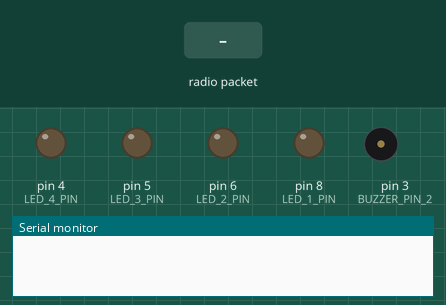
Simulated run of this sketch. Board: Arduino Uno, built with avr-gcc and run on an emulated ATmega328P. On the bench: output pins drawn as LEDs (lit = HIGH), buzzer (waves = sounding), the last lines printed to the serial monitor. Dashed ring = blinking. Inputs (shaded band) come from the test bench. No radio packets arrive unless stated.

Above: at 1.2 s.
1.3 s: radio packet "1" arrives
At 1.42 s:
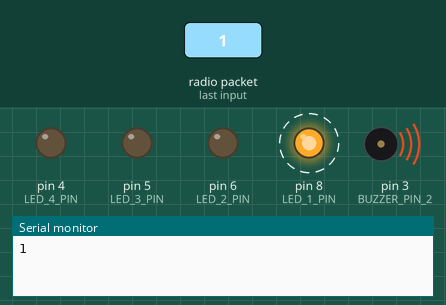
At 1.92 s:
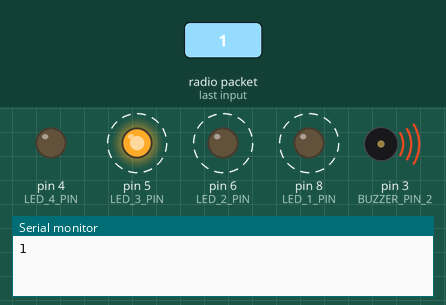
Timing chart, 0 to 10.3 s (numbered marks = the images above; inputs shaded):
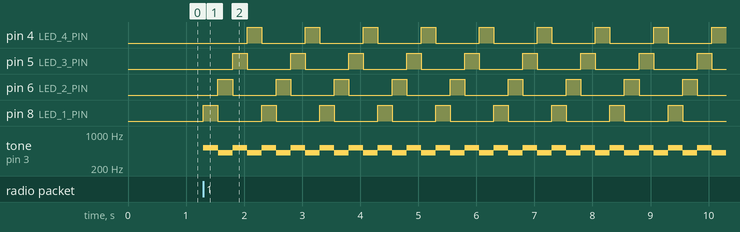

Measured:
- after the input at 1.3 s, pin 4 (LED_4_PIN): alternates HIGH for 0.25 s and LOW for 0.75 s, starting after 0.75 s; pin 5 (LED_3_PIN): alternates HIGH for 0.25 s and LOW for 0.75 s, starting after 0.50 s

The sketch:

WirelessAlarm.ino
```cpp
// Developed by Euan Monteclaro (NeonicPlasma), 2024
// St. Bernard's College 183z Team
// CRISiSLab Challenge 2024

// WIRELESS ALARM
// This code runs on the arduino that has a wireless signal sent to its alarm.
// Uses radiohead library and driver
// When it receives a signal, it activates four flashing lights.

#include <Wire.h>
#include <RH_ASK.h>
#include <SPI.h>

// Radiohead driver
RH_ASK rf_driver;

// Set buzzer pins
const int BUZZER_PIN_1 = 7;
const int BUZZER_PIN_2 = 3;

// Set LED pins
const int LED_1_PIN = 8;
const int LED_2_PIN = 6;
const int LED_3_PIN = 5;
const int LED_4_PIN = 4;

// Set frequency
const int FIRST_FREQUENCY = 523;
const int SECOND_FREQUENCY = 415;

// Set length variables
const int TICK_LENGTH = 250;
const int REPEATS = 10;

void setup() {
  // put your setup code here, to run once:
  rf_driver.init();
  Serial.begin(9600);

  // Set pin modes
  pinMode(LED_1_PIN, OUTPUT);
  pinMode(LED_2_PIN, OUTPUT);
  pinMode(LED_3_PIN, OUTPUT);
  pinMode(LED_4_PIN, OUTPUT);
  pinMode(BUZZER_PIN_1, OUTPUT);
  pinMode(BUZZER_PIN_2, OUTPUT);

}

void loop() {

  // put your main code here, to run repeatedly:
  uint8_t buf[8];
  uint8_t buflen = sizeof(buf);

  // Check to see if signal received on wireless receiver, if so activate alarm
  if (rf_driver.recv(buf, &buflen))
  {
    Serial.println((char*)buf);
    startAlarm();
  }

}

//////////////////////////////////////////////
// Starts alarm when signal is received
void startAlarm() {

  for (int i = 0; i <= REPEATS; i++) {

    // Turn on first LED, play buzzer of higher frequency and wait for TICK_LENGTH
    digitalWrite(LED_1_PIN, HIGH);
    tone(BUZZER_PIN_1, FIRST_FREQUENCY, TICK_LENGTH);
    tone(BUZZER_PIN_2, FIRST_FREQUENCY, TICK_LENGTH);
    delay(TICK_LENGTH);
    // Turn off first LED
    digitalWrite(LED_1_PIN, LOW);

    // Turn on second LED, play buzzer of lower frequency and wait for TICK_LENGTH
    digitalWrite(LED_2_PIN, HIGH);
    tone(BUZZER_PIN_1, SECOND_FREQUENCY, TICK_LENGTH);
    tone(BUZZER_PIN_2, SECOND_FREQUENCY, TICK_LENGTH);
    delay(TICK_LENGTH);
    // Turn off second LED
    digitalWrite(LED_2_PIN, LOW);

    // Turn on third LED
    digitalWrite(LED_3_PIN, HIGH);
    tone(BUZZER_PIN_1, FIRST_FREQUENCY, TICK_LENGTH);
    tone(BUZZER_PIN_2, FIRST_FREQUENCY, TICK_LENGTH);
    delay(TICK_LENGTH);
    digitalWrite(LED_3_PIN, LOW);

    // Turn on fourth LED
    digitalWrite(LED_4_PIN, HIGH);
    tone(BUZZER_PIN_1, SECOND_FREQUENCY, TICK_LENGTH);
    tone(BUZZER_PIN_2, SECOND_FREQUENCY, TICK_LENGTH);
    delay(TICK_LENGTH);
    digitalWrite(LED_4_PIN, LOW);
  }
}
```
